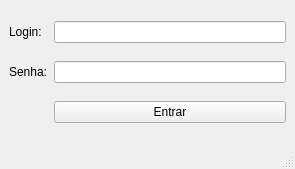
<?xml version="1.0" encoding="UTF-8"?>
<ui version="4.0">
 <class>MainWindow</class>
 <widget class="QMainWindow" name="MainWindow">
  <property name="geometry">
   <rect>
    <x>0</x>
    <y>0</y>
    <width>295</width>
    <height>169</height>
   </rect>
  </property>
  <property name="windowTitle">
   <string>Gerenciador de Horários - UNP</string>
  </property>
  <widget class="QWidget" name="centralwidget">
   <layout class="QHBoxLayout" name="horizontalLayout">
    <item>
     <layout class="QGridLayout" name="gridLayout">
      <item row="0" column="0">
       <widget class="QLabel" name="label">
        <property name="text">
         <string>Login:</string>
        </property>
       </widget>
      </item>
      <item row="0" column="1">
       <widget class="QLineEdit" name="lineEdit"/>
      </item>
      <item row="1" column="0">
       <widget class="QLabel" name="label_2">
        <property name="text">
         <string>Senha:</string>
        </property>
       </widget>
      </item>
      <item row="1" column="1">
       <widget class="QLineEdit" name="lineEdit_2"/>
      </item>
      <item row="2" column="1">
       <widget class="QPushButton" name="pushButton">
        <property name="text">
         <string>Entrar</string>
        </property>
       </widget>
      </item>
     </layout>
    </item>
   </layout>
  </widget>
  <widget class="QMenuBar" name="menubar">
   <property name="geometry">
    <rect>
     <x>0</x>
     <y>0</y>
     <width>295</width>
     <height>21</height>
    </rect>
   </property>
  </widget>
  <widget class="QStatusBar" name="statusbar"/>
 </widget>
 <resources/>
 <connections/>
</ui>
